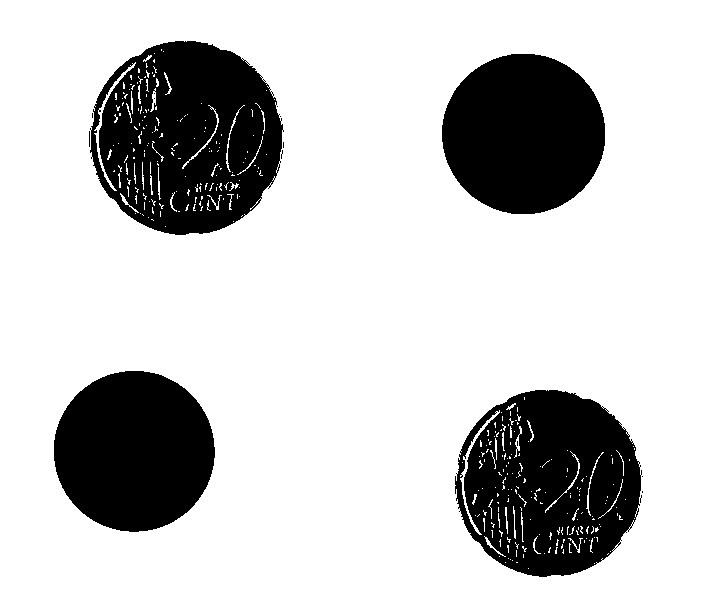
#> input picture Images/week3/erosion_example.jpg, 720 x 600 px
$ python 29.Erosion.py
#> lines starting #> are read from the running program, lines starting #| are printed output that depends on the picture
import cv2
import matplotlib.pyplot as plt

img = cv2.imread("Images/week3/erosion_example.jpg",cv2.IMREAD_COLOR)
#> img is the input picture: shape (600, 720, 3); min 0, max 255, mean 200

# Either take one big kernel and do once
# or take one small kernal and iterate twice
ksize = (7,7)  # size is generally 3,5,7,9
kernel = cv2.getStructuringElement(cv2.MORPH_ELLIPSE, ksize)
#kernel = kernel * 255
dst  = cv2.erode(img, kernel, iterations = 1)
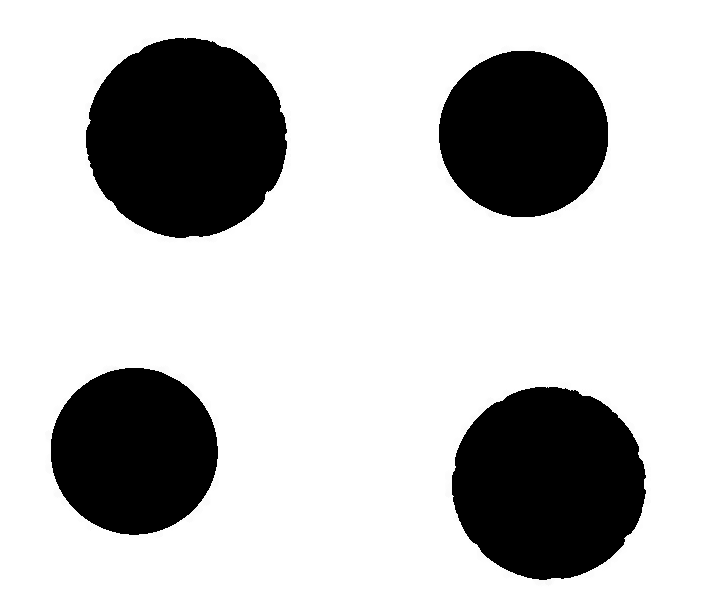
#> dst: shape (600, 720, 3); min 0, max 255, mean 193.2

cv2.imshow("Original",img)
cv2.imshow("Kernel",kernel)
cv2.imshow("Output",dst)
cv2.waitKey(0)
cv2.destroyAllWindows()

$ run again, with Images/week3/InertiaRatio.jpg copied over Images/week3/erosion_example.jpg
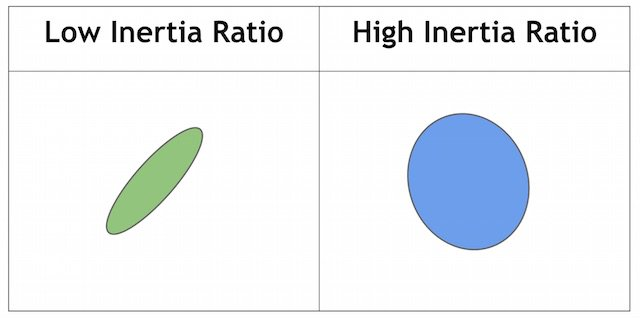
#> input picture Images/week3/InertiaRatio.jpg, 640 x 319 px
#> img is the input picture: shape (319, 640, 3); mean B, G, R 243.6, 240.3, 236.3
#> `dst  = cv2.erode(img, kernel, iterations = 1)`:
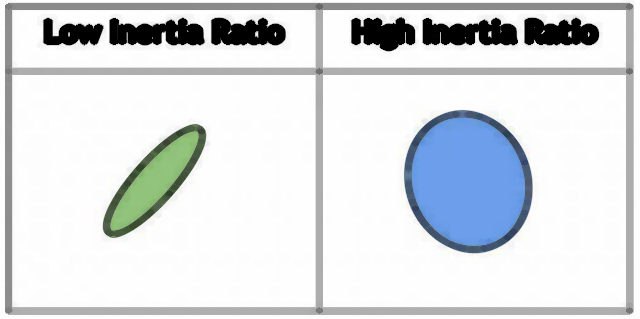
#> dst: shape (319, 640, 3); mean B, G, R 224.6, 221.4, 217.4

$ run again, with Images/week3/blob_detection.jpg copied over Images/week3/erosion_example.jpg
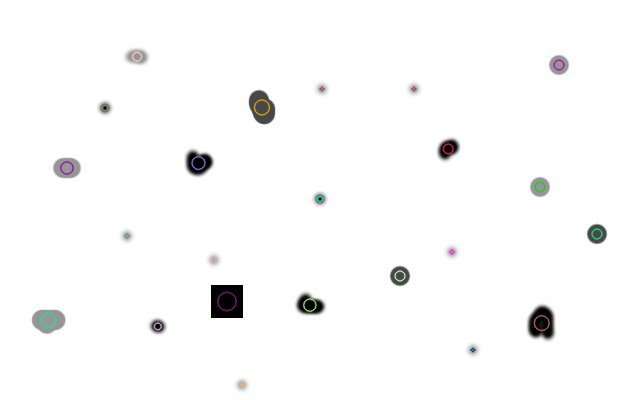
#> input picture Images/week3/blob_detection.jpg, 640 x 400 px
#> img is the input picture: shape (400, 640, 3); mean B, G, R 250.1, 250.1, 250.1
#> `dst  = cv2.erode(img, kernel, iterations = 1)`:
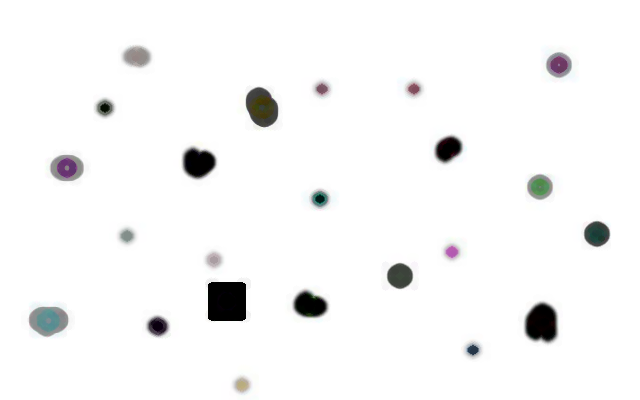
#> dst: shape (400, 640, 3); mean B, G, R 246.4, 246.4, 246.3
